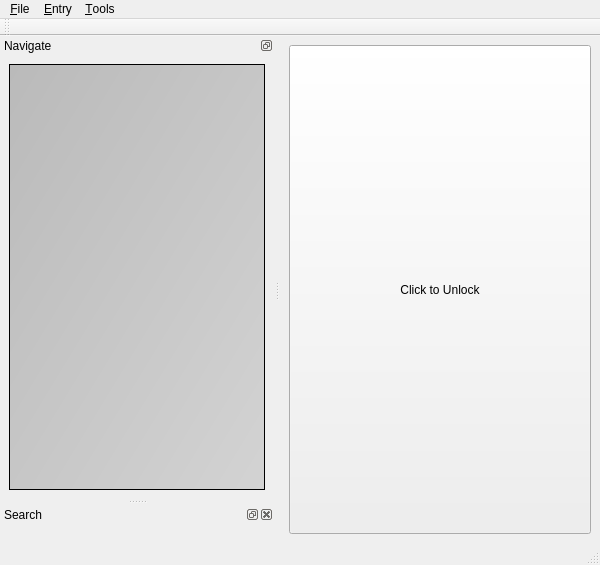
<?xml version="1.0" encoding="UTF-8"?>
<ui version="4.0">
 <class>MainWindow</class>
 <widget class="QMainWindow" name="MainWindow">
  <property name="geometry">
   <rect>
    <x>0</x>
    <y>0</y>
    <width>600</width>
    <height>565</height>
   </rect>
  </property>
  <property name="windowIcon">
   <iconset resource="../../presentation/grypto_ui.qrc">
    <normaloff>:/icons/main.png</normaloff>:/icons/main.png</iconset>
  </property>
  <widget class="QWidget" name="centralwidget">
   <layout class="QGridLayout" name="gridLayout">
    <item row="0" column="0">
     <widget class="QStackedWidget" name="stackedWidget">
      <widget class="QWidget" name="page_locked">
       <layout class="QVBoxLayout" name="verticalLayout_6">
        <property name="leftMargin">
         <number>0</number>
        </property>
        <property name="topMargin">
         <number>0</number>
        </property>
        <property name="rightMargin">
         <number>0</number>
        </property>
        <property name="bottomMargin">
         <number>0</number>
        </property>
        <item>
         <widget class="QPushButton" name="btn_unlock">
          <property name="sizePolicy">
           <sizepolicy hsizetype="Expanding" vsizetype="Expanding">
            <horstretch>1</horstretch>
            <verstretch>1</verstretch>
           </sizepolicy>
          </property>
          <property name="text">
           <string>Click to Unlock</string>
          </property>
          <property name="icon">
           <iconset resource="../../presentation/grypto_ui.qrc">
            <normaloff>:/icons/main.png</normaloff>:/icons/main.png</iconset>
          </property>
          <property name="iconSize">
           <size>
            <width>200</width>
            <height>200</height>
           </size>
          </property>
         </widget>
        </item>
       </layout>
      </widget>
      <widget class="QWidget" name="page_unlocked">
       <layout class="QVBoxLayout" name="verticalLayout_2">
        <property name="leftMargin">
         <number>0</number>
        </property>
        <property name="topMargin">
         <number>0</number>
        </property>
        <property name="rightMargin">
         <number>0</number>
        </property>
        <property name="bottomMargin">
         <number>0</number>
        </property>
        <item>
         <widget class="Grypt::EntryView" name="view_entry" native="true"/>
        </item>
       </layout>
      </widget>
     </widget>
    </item>
   </layout>
  </widget>
  <widget class="QMenuBar" name="menubar">
   <property name="geometry">
    <rect>
     <x>0</x>
     <y>0</y>
     <width>600</width>
     <height>25</height>
    </rect>
   </property>
   <widget class="QMenu" name="menu_File">
    <property name="title">
     <string>&amp;File</string>
    </property>
    <widget class="QMenu" name="menu_Recent_Files">
     <property name="title">
      <string>&amp;Recent Files</string>
     </property>
    </widget>
    <widget class="QMenu" name="menu_Export">
     <property name="title">
      <string>&amp;Export</string>
     </property>
     <addaction name="action_export_ps"/>
    </widget>
    <widget class="QMenu" name="menu_Import">
     <property name="title">
      <string>&amp;Import</string>
     </property>
     <addaction name="action_import_ps"/>
    </widget>
    <addaction name="actionNewOpenDB"/>
    <addaction name="action_Save_As"/>
    <addaction name="separator"/>
    <addaction name="menu_Export"/>
    <addaction name="menu_Import"/>
    <addaction name="separator"/>
    <addaction name="action_Close"/>
    <addaction name="menu_Recent_Files"/>
    <addaction name="separator"/>
    <addaction name="actionQuit"/>
   </widget>
   <widget class="QMenu" name="menuEntry">
    <property name="title">
     <string>&amp;Entry</string>
    </property>
    <addaction name="actionNew_Entry"/>
    <addaction name="action_EditEntry"/>
    <addaction name="action_DeleteEntry"/>
    <addaction name="separator"/>
    <addaction name="action_Undo"/>
    <addaction name="action_Redo"/>
    <addaction name="separator"/>
    <addaction name="action_Search"/>
   </widget>
   <widget class="QMenu" name="menu_Tools">
    <property name="title">
     <string>&amp;Tools</string>
    </property>
    <addaction name="actionLockUnlock"/>
    <addaction name="separator"/>
    <addaction name="action_cryptoTransform"/>
    <addaction name="separator"/>
    <addaction name="actionCleanup_Files"/>
   </widget>
   <addaction name="menu_File"/>
   <addaction name="menuEntry"/>
   <addaction name="menu_Tools"/>
  </widget>
  <widget class="QStatusBar" name="statusbar"/>
  <widget class="QDockWidget" name="dw_treeView">
   <property name="features">
    <set>QDockWidget::DockWidgetFloatable|QDockWidget::DockWidgetMovable</set>
   </property>
   <property name="windowTitle">
    <string>Navigate</string>
   </property>
   <attribute name="dockWidgetArea">
    <number>1</number>
   </attribute>
   <widget class="QWidget" name="dockWidgetContents">
    <layout class="QVBoxLayout" name="verticalLayout">
     <item>
      <widget class="GUtil::Qt::TreeView" name="treeView">
       <property name="styleSheet">
        <string notr="true">background-color: qlineargradient(spread:pad, x1:0.01, y1:0, x2:1, y2:1, stop:0 rgba(186, 186, 186, 255), stop:1 rgba(211, 211, 211, 255))</string>
       </property>
       <property name="editTriggers">
        <set>QAbstractItemView::NoEditTriggers</set>
       </property>
       <property name="dragEnabled">
        <bool>true</bool>
       </property>
       <property name="dragDropMode">
        <enum>QAbstractItemView::InternalMove</enum>
       </property>
       <property name="defaultDropAction">
        <enum>Qt::MoveAction</enum>
       </property>
       <property name="uniformRowHeights">
        <bool>true</bool>
       </property>
       <property name="animated">
        <bool>true</bool>
       </property>
       <property name="expandsOnDoubleClick">
        <bool>false</bool>
       </property>
       <attribute name="headerCascadingSectionResizes">
        <bool>true</bool>
       </attribute>
      </widget>
     </item>
    </layout>
   </widget>
  </widget>
  <widget class="QToolBar" name="toolBar">
   <property name="windowTitle">
    <string>toolBar</string>
   </property>
   <attribute name="toolBarArea">
    <enum>TopToolBarArea</enum>
   </attribute>
   <attribute name="toolBarBreak">
    <bool>false</bool>
   </attribute>
  </widget>
  <widget class="QDockWidget" name="dw_search">
   <property name="windowTitle">
    <string>Search</string>
   </property>
   <attribute name="dockWidgetArea">
    <number>1</number>
   </attribute>
   <widget class="QWidget" name="dockWidgetContents_2">
    <layout class="QVBoxLayout" name="verticalLayout_3">
     <property name="leftMargin">
      <number>0</number>
     </property>
     <property name="topMargin">
      <number>0</number>
     </property>
     <property name="rightMargin">
      <number>0</number>
     </property>
     <property name="bottomMargin">
      <number>0</number>
     </property>
     <item>
      <widget class="Grypt::SearchWidget" name="searchWidget" native="true"/>
     </item>
    </layout>
   </widget>
  </widget>
  <action name="actionQuit">
   <property name="text">
    <string>Quit</string>
   </property>
  </action>
  <action name="actionNew_Entry">
   <property name="text">
    <string>&amp;New</string>
   </property>
  </action>
  <action name="action_Save_As">
   <property name="text">
    <string>&amp;Save As...</string>
   </property>
  </action>
  <action name="action_Open">
   <property name="text">
    <string>&amp;Open Database</string>
   </property>
  </action>
  <action name="actionNewOpenDB">
   <property name="text">
    <string>New/&amp;Open Database</string>
   </property>
  </action>
  <action name="action_Close">
   <property name="text">
    <string>&amp;Close Database</string>
   </property>
  </action>
  <action name="action_EditEntry">
   <property name="text">
    <string>&amp;Edit</string>
   </property>
  </action>
  <action name="action_DeleteEntry">
   <property name="text">
    <string>&amp;Delete</string>
   </property>
  </action>
  <action name="action_Undo">
   <property name="text">
    <string>&amp;Undo</string>
   </property>
  </action>
  <action name="action_Redo">
   <property name="text">
    <string>&amp;Redo</string>
   </property>
  </action>
  <action name="action_Search">
   <property name="text">
    <string>&amp;Search</string>
   </property>
  </action>
  <action name="actionBla">
   <property name="text">
    <string>bla</string>
   </property>
  </action>
  <action name="actionLockUnlock">
   <property name="text">
    <string>Lock</string>
   </property>
  </action>
  <action name="action_cryptoTransform">
   <property name="text">
    <string>Cryptographic &amp;Transformations</string>
   </property>
  </action>
  <action name="actionCleanup_Files">
   <property name="text">
    <string>Cleanup &amp;Files</string>
   </property>
  </action>
  <action name="action_export_ps">
   <property name="text">
    <string>&amp;Portable Safe</string>
   </property>
  </action>
  <action name="action_import_ps">
   <property name="text">
    <string>&amp;Portable Safe</string>
   </property>
  </action>
 </widget>
 <customwidgets>
  <customwidget>
   <class>Grypt::SearchWidget</class>
   <extends>QWidget</extends>
   <header>grypto_searchwidget.h</header>
   <container>1</container>
   <slots>
    <signal>FilterChanged(Grypt::FilterInfo_t)</signal>
   </slots>
  </customwidget>
  <customwidget>
   <class>GUtil::Qt::TreeView</class>
   <extends>QTreeView</extends>
   <header>gutil/treeview.h</header>
  </customwidget>
  <customwidget>
   <class>Grypt::EntryView</class>
   <extends>QWidget</extends>
   <header>grypto_entryview.h</header>
   <container>1</container>
  </customwidget>
 </customwidgets>
 <resources>
  <include location="../../presentation/grypto_ui.qrc"/>
 </resources>
 <connections>
  <connection>
   <sender>treeView</sender>
   <signal>clicked(QModelIndex)</signal>
   <receiver>MainWindow</receiver>
   <slot>_treeview_clicked(QModelIndex)</slot>
   <hints>
    <hint type="sourcelabel">
     <x>171</x>
     <y>191</y>
    </hint>
    <hint type="destinationlabel">
     <x>277</x>
     <y>388</y>
    </hint>
   </hints>
  </connection>
  <connection>
   <sender>treeView</sender>
   <signal>doubleClicked(QModelIndex)</signal>
   <receiver>MainWindow</receiver>
   <slot>_treeview_doubleclicked(QModelIndex)</slot>
   <hints>
    <hint type="sourcelabel">
     <x>186</x>
     <y>331</y>
    </hint>
    <hint type="destinationlabel">
     <x>276</x>
     <y>370</y>
    </hint>
   </hints>
  </connection>
  <connection>
   <sender>searchWidget</sender>
   <signal>FilterChanged(Grypt::FilterInfo_t)</signal>
   <receiver>MainWindow</receiver>
   <slot>_filter_updated(Grypt::FilterInfo_t)</slot>
   <hints>
    <hint type="sourcelabel">
     <x>136</x>
     <y>542</y>
    </hint>
    <hint type="destinationlabel">
     <x>322</x>
     <y>472</y>
    </hint>
   </hints>
  </connection>
  <connection>
   <sender>btn_unlock</sender>
   <signal>clicked()</signal>
   <receiver>MainWindow</receiver>
   <slot>RequestUnlock()</slot>
   <hints>
    <hint type="sourcelabel">
     <x>433</x>
     <y>213</y>
    </hint>
    <hint type="destinationlabel">
     <x>273</x>
     <y>154</y>
    </hint>
   </hints>
  </connection>
 </connections>
 <slots>
  <slot>_treeview_clicked(QModelIndex)</slot>
  <slot>_treeview_doubleclicked(QModelIndex)</slot>
  <slot>_tableview_doubleclicked(QModelIndex)</slot>
  <slot>_filter_updated(Grypt::FilterInfo_t)</slot>
  <slot>RequestUnlock()</slot>
  <slot>_export_file()</slot>
 </slots>
</ui>
